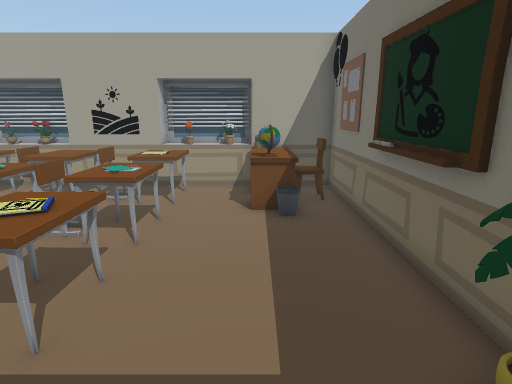
View 1 (above)

12 first-person views from a walk through a 3-D level made in the Unity game engine. The camera is 1.5 m above the floor, tilts 14° down and sees 80° across. The floor is counted in squares, 0.5 m on a side. Each view is taken from the middle of a square. On the plan, view 1 faces up. The plan holds only what a view shows up to about 20 squares ahead; the rest is blank. The player is left out.

View 2
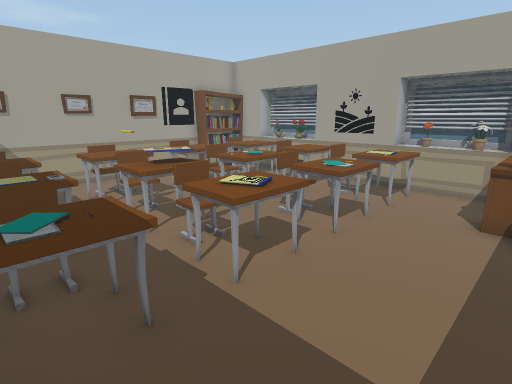

View 3
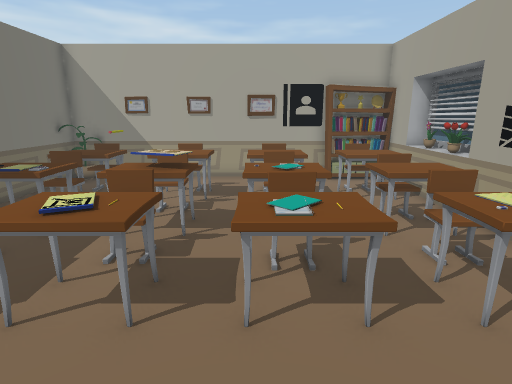

View 4
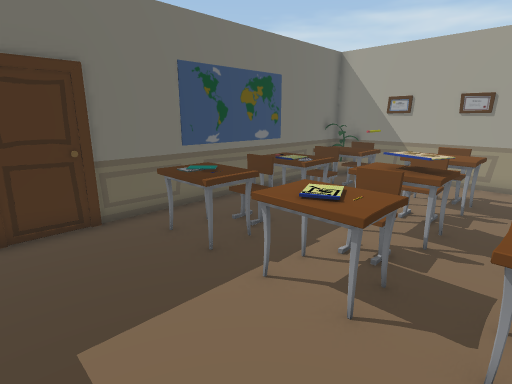

View 5
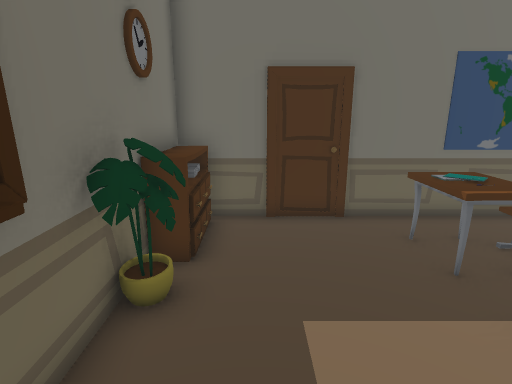

View 6
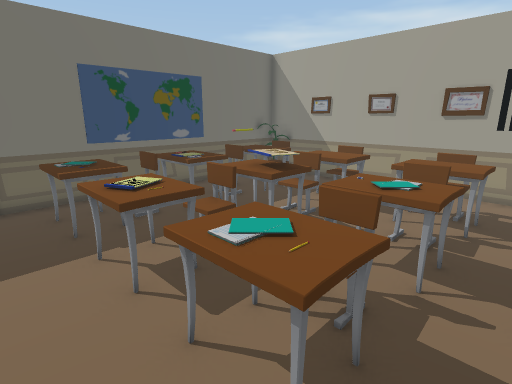

View 7
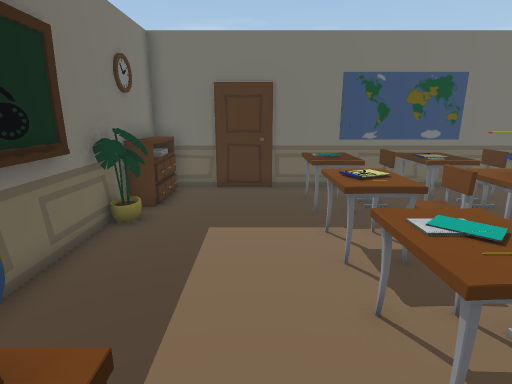

View 8
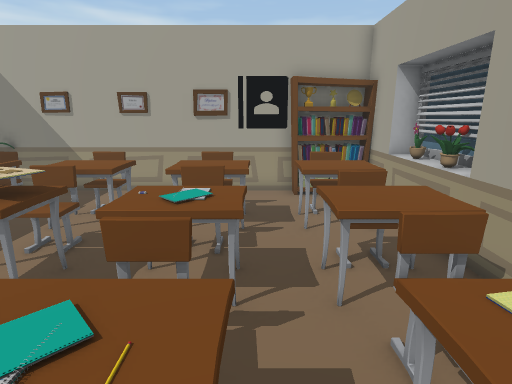

View 9
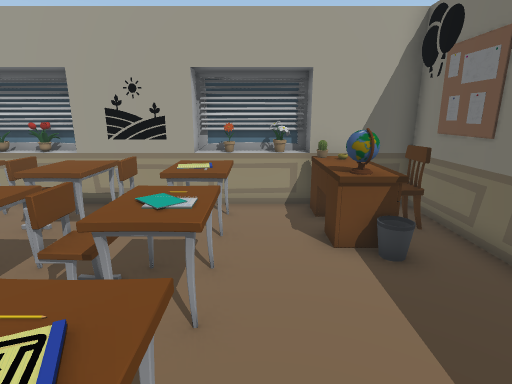

View 10
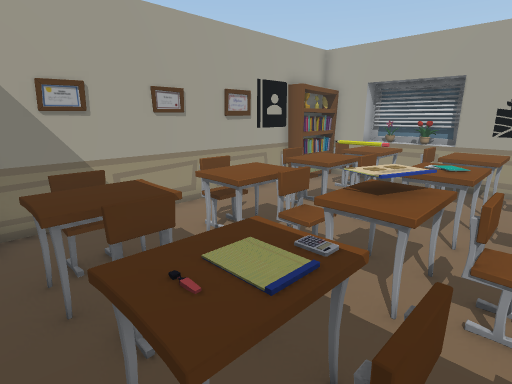

View 11
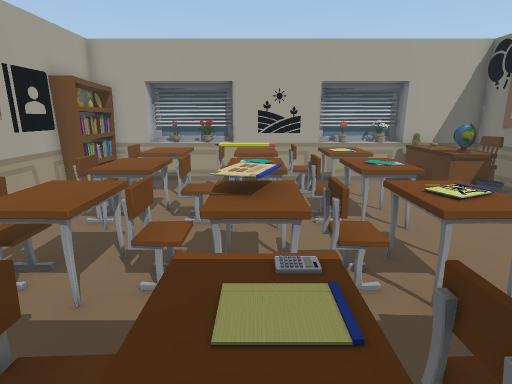

View 12
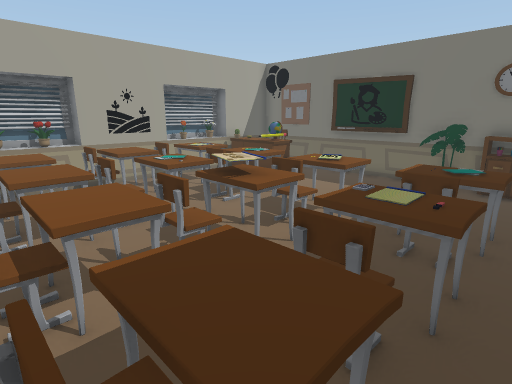

### Floor plan
Key: @ floor where view 1 was taken; # wall or solid block; . floor; = window, fence, low wall or low ledge; ^ raised ledge; C chair; B bookshelf; R rack; O other object.
Columns run from 14 left of view 1 to 3 right of it. Each row starts with its distance up from view 1.
 14   #####   #####
 13 BB#=^^^^^^^===O^^^
 12 BBC^^^C^^C^^..^CC^
 11 BBC^^=C^^#O=..^CCO
 10 #..^^..^.#=^..O#.O
  9 #..^^..^..^...##.#
  8 #.C^^C^O=C^O.....#
  7 #.C^^C^^^C^O.....#
  6 #................=
  5 #.C^^C#OC.^^.....#
  4 #.C^^C#OC#=O.....#
  3 #..^^..^.#=^.....#
  2 #..^^..O=.^^.....#
  1 #.C^^C^O=COO....RR
  0 #.C^^C^^^#^O..@.RR
 -1 #...............RR
 -2 ##################

Positions as (right, up) in squares from view 1, and headings:
1: (0, 0), facing up
2: (1, 0), facing up-left
3: (1, 7), facing left
4: (1, 7), facing down-left
5: (1, 7), facing down
6: (-1, 10), facing down-left
7: (-1, 11), facing down
8: (-2, 9), facing left
9: (-2, 3), facing up
10: (-5, -1), facing up-left
11: (-7, -1), facing up
12: (-12, -1), facing up-right
